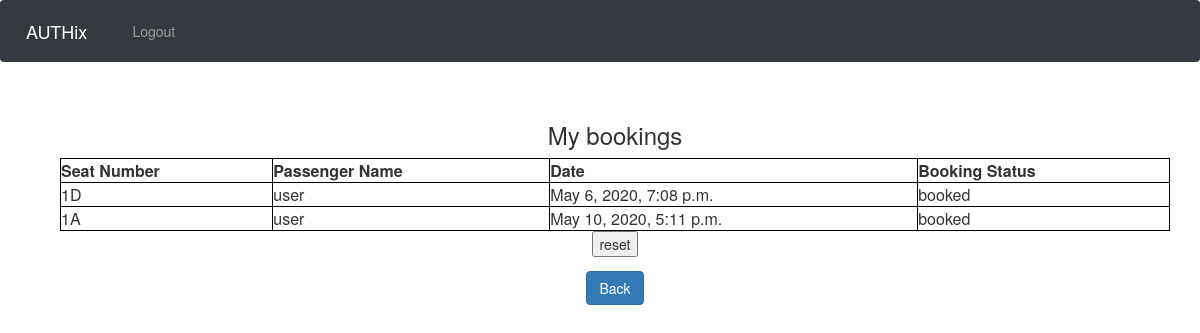
Screenshot of /currentbookings_admin/ (signed in) with the database file from the repository.
### myapp/models.py (models this page shows)
class seats(models.Model):
    CHOICES = (
        ('allow', 'Allow'),
        ('occupied', 'Occupied'),
    )
    slot_name = models.CharField(max_length=50, blank=True, null=True)
    visiname = models.CharField(max_length=50, blank=True, null=True, default="NONE")
    date = models.DateTimeField(default=datetime.now, blank=True)
    status =  models.CharField(max_length=50, choices= CHOICES, blank=True, default = "allow")

### myapp/views.py (the view)
# urls.py: url(r'^currentbookings_admin/', views.currentbookings_admin, name='currentbookings_admin'),
@csrf_exempt
def currentbookings_admin(request):
    if request.user.is_superuser:
        if request.method == 'GET':
            username = request.user.username
            Image2 = seats.objects.all()
            stu = {"details": Image2 }
            return render(request,'currentbooking_admin.html',stu)
        else:
            if 'RESET' in request.POST:
                instance = seats.objects.all()
                instance.delete()
                return HttpResponse("RESETED", content_type='text/plain')
    else:
        return HttpResponse("NOT VALID", content_type='text/plain')

### myapp/templates/currentbooking_admin.html (shortened to what this page needs)
{% extends 'temp.html' %}
{% block content %}
<link rel="stylesheet" href="https://maxcdn.bootstrapcdn.com/bootstrap/3.4.0/css/bootstrap.min.css">
<div class="container">
<h3>My bookings</h3>
<table style="width:100%">
   <tr>
       <th>Seat Number</th>
       <th> Passenger Name </th>
       <th> Date </th>
       <th> Booking Status </th>
   </tr>
{% for s in details %}
<tr>
 <td>  {{ s.slot_name}}   </td>
 <td>  {{ s.visiname}}   </td>
<td>{{s.date}} </td>
<td>{{s.status}} </td>
 </tr>
{% endfor %}
</table>
<form method="POST">
<input type="submit" value="reset" name="RESET">
</form>
<a href="{%  url 'index'%}" class="btn btn-primary">Back</a>
</div>
{% endblock %}

### myapp/templates/currentbooking_admin.html (style rules this page uses)
table, th, td { border: 1px solid black; }

### rows the page displays
seats: slot_name "1D", visiname "user", date "May 6, 2020, 7:08 p.m.", status "booked"
seats: slot_name "1A", visiname "user", date "May 10, 2020, 5:11 p.m.", status "booked"
